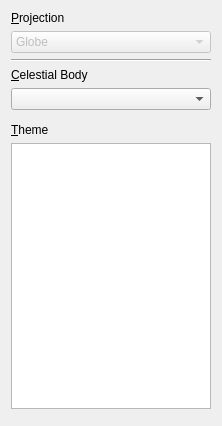
<?xml version="1.0" encoding="UTF-8"?>
<ui version="4.0">
 <class>MapViewWidget</class>
 <widget class="QWidget" name="MapViewWidget">
  <property name="geometry">
   <rect>
    <x>0</x>
    <y>0</y>
    <width>222</width>
    <height>426</height>
   </rect>
  </property>
  <property name="windowTitle">
   <string>Map View</string>
  </property>
  <layout class="QVBoxLayout" name="verticalLayout">
   <item>
    <layout class="QHBoxLayout" name="toolBarLayout">
     <property name="spacing">
      <number>0</number>
     </property>
    </layout>
   </item>
   <item>
    <widget class="QLabel" name="projectionLabel_2">
     <property name="text">
      <string>&amp;Projection</string>
     </property>
     <property name="buddy">
      <cstring>projectionComboBox</cstring>
     </property>
    </widget>
   </item>
   <item>
    <widget class="QComboBox" name="projectionComboBox">
     <property name="enabled">
      <bool>false</bool>
     </property>
     <item>
      <property name="text">
       <string>Globe</string>
      </property>
      <property name="icon">
       <iconset resource="../marble.qrc">
        <normaloff>:/icons/map-globe.png</normaloff>:/icons/map-globe.png</iconset>
      </property>
     </item>
     <item>
      <property name="text">
       <string>Flat Map</string>
      </property>
      <property name="icon">
       <iconset resource="../marble.qrc">
        <normaloff>:/icons/map-flat.png</normaloff>:/icons/map-flat.png</iconset>
      </property>
     </item>
     <item>
      <property name="text">
       <string>Mercator</string>
      </property>
      <property name="icon">
       <iconset resource="../marble.qrc">
        <normaloff>:/icons/map-mercator.png</normaloff>:/icons/map-mercator.png</iconset>
      </property>
     </item>
    </widget>
   </item>
   <item>
    <widget class="Line" name="line">
     <property name="orientation">
      <enum>Qt::Horizontal</enum>
     </property>
    </widget>
   </item>
   <item>
    <widget class="QLabel" name="celestialBodyLabel">
     <property name="enabled">
      <bool>true</bool>
     </property>
     <property name="text">
      <string>&amp;Celestial Body</string>
     </property>
     <property name="buddy">
      <cstring>projectionComboBox</cstring>
     </property>
    </widget>
   </item>
   <item>
    <widget class="QComboBox" name="celestialBodyComboBox">
     <property name="enabled">
      <bool>true</bool>
     </property>
    </widget>
   </item>
   <item>
    <spacer name="spacer">
     <property name="orientation">
      <enum>Qt::Vertical</enum>
     </property>
     <property name="sizeType">
      <enum>QSizePolicy::Fixed</enum>
     </property>
     <property name="sizeHint" stdset="0">
      <size>
       <width>164</width>
       <height>7</height>
      </size>
     </property>
    </spacer>
   </item>
   <item>
    <widget class="QLabel" name="mapThemeLabel">
     <property name="text">
      <string>&amp;Theme</string>
     </property>
     <property name="buddy">
      <cstring>marbleThemeSelectView</cstring>
     </property>
    </widget>
   </item>
   <item>
    <widget class="QListView" name="marbleThemeSelectView">
     <property name="sizePolicy">
      <sizepolicy hsizetype="Expanding" vsizetype="Expanding">
       <horstretch>0</horstretch>
       <verstretch>0</verstretch>
      </sizepolicy>
     </property>
     <property name="minimumSize">
      <size>
       <width>0</width>
       <height>140</height>
      </size>
     </property>
     <property name="contextMenuPolicy">
      <enum>Qt::CustomContextMenu</enum>
     </property>
     <property name="whatsThis">
      <string>Here you can choose the preferred map view from different topics.</string>
     </property>
     <property name="autoFillBackground">
      <bool>true</bool>
     </property>
    </widget>
   </item>
   <item>
    <widget class="QxtFlowView" name="mapThemeComboBox"/>
   </item>
  </layout>
 </widget>
 <customwidgets>
  <customwidget>
   <class>QxtFlowView</class>
   <extends>QWidget</extends>
   <header>qxtflowview.h</header>
  </customwidget>
 </customwidgets>
 <resources>
  <include location="../marble.qrc"/>
 </resources>
 <connections/>
</ui>
